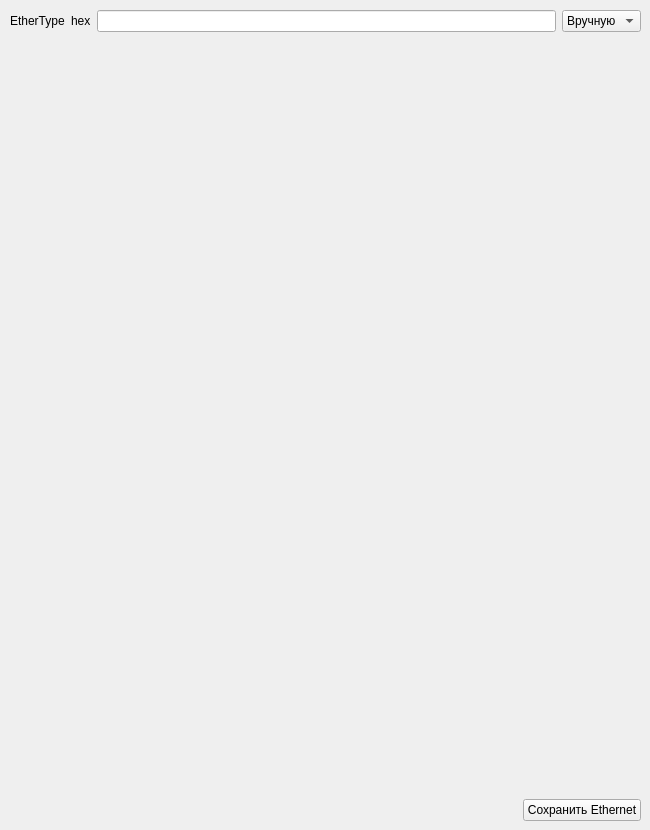
       <widget class="QWidget" name="tab">
        <attribute name="title">
         <string>Ethernet</string>
        </attribute>
        <widget class="QWidget" name="layoutWidget_5">
         <property name="geometry">
          <rect>
           <x>10</x>
           <y>10</y>
           <width>631</width>
           <height>811</height>
          </rect>
         </property>
         <layout class="QGridLayout" name="gridLayout_FieldsICMP_2">
          <item row="2" column="0">
           <spacer name="verticalSpacer_8">
            <property name="orientation">
             <enum>Qt::Vertical</enum>
            </property>
            <property name="sizeHint" stdset="0">
             <size>
              <width>20</width>
              <height>40</height>
             </size>
            </property>
           </spacer>
          </item>
          <item row="3" column="0" colspan="4">
           <layout class="QHBoxLayout" name="horizontalLayout_10">
            <item>
             <spacer name="horizontalSpacer_7">
              <property name="orientation">
               <enum>Qt::Horizontal</enum>
              </property>
              <property name="sizeHint" stdset="0">
               <size>
                <width>40</width>
                <height>20</height>
               </size>
              </property>
             </spacer>
            </item>
            <item>
             <widget class="QPushButton" name="pushButton_saveEthernet">
              <property name="text">
               <string>Сохранить Ethernet</string>
              </property>
             </widget>
            </item>
           </layout>
          </item>
          <item row="1" column="1">
           <widget class="QLabel" name="label_81">
            <property name="text">
             <string>hex</string>
            </property>
           </widget>
          </item>
          <item row="1" column="0">
           <widget class="QLabel" name="label_68">
            <property name="text">
             <string>EtherType</string>
            </property>
           </widget>
          </item>
          <item row="1" column="3">
           <widget class="QComboBox" name="comboBox_etherType">
            <item>
             <property name="text">
              <string>Вручную</string>
             </property>
            </item>
            <item>
             <property name="text">
              <string>IPv4</string>
             </property>
            </item>
           </widget>
          </item>
          <item row="1" column="2">
           <widget class="QLineEdit" name="lineEdit_etherType"/>
          </item>
         </layout>
        </widget>
       </widget>
